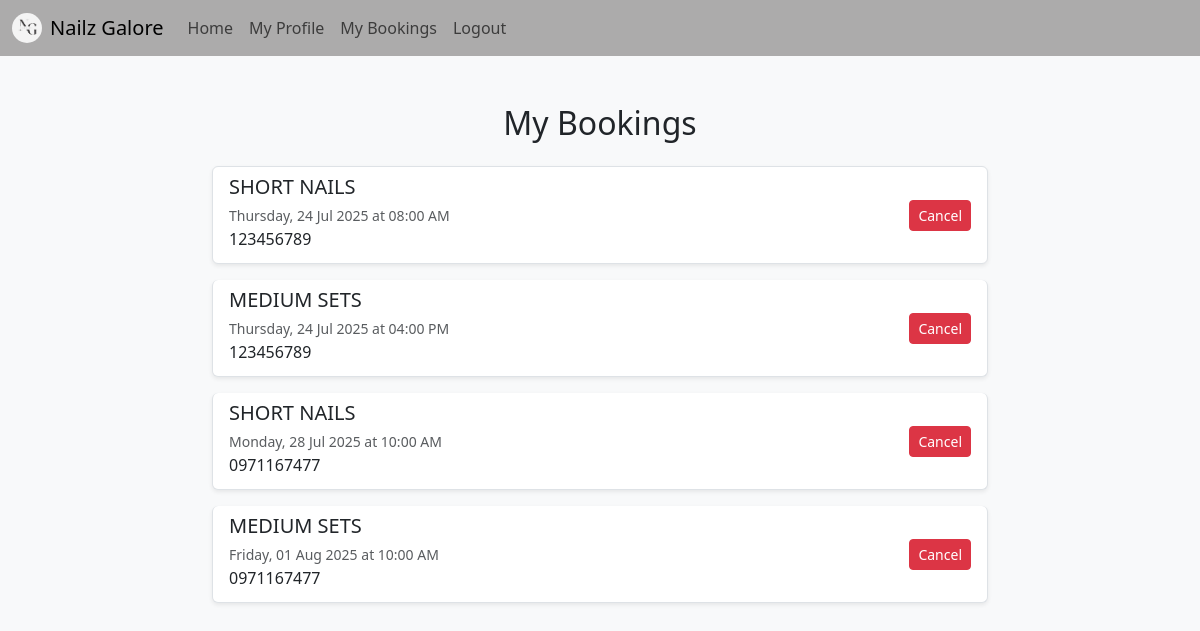
The app's page /my-bookings (signed in) with its own data.
### Nailtech_website/models.py (models this page shows)
class Booking(db.Model):
    id = db.Column(db.Integer, primary_key=True)
    user_id = db.Column(db.Integer, db.ForeignKey('user.id'))
    service_id = db.Column(db.Integer, db.ForeignKey('service.id'))
    date_time = db.Column(db.DateTime, nullable=False)
    contact_info = db.Column(db.String(150))

class Service(db.Model):
    id = db.Column(db.Integer, primary_key=True)
    name = db.Column(db.String(150), nullable=False)
    description = db.Column(db.String(1000))
    price = db.Column(db.Float, nullable=False)
    image_url = db.Column(db.String(300))  # Store image path or URL
    bookings = db.relationship('Booking', backref='service', cascade="all, delete-orphan")
    working_hours = db.relationship('WorkingHours', backref='service', cascade="all, delete-orphan")

### Nailtech_website/views.py (the view)
@views.route('/my-bookings')
@login_required
def my_bookings():
    bookings = Booking.query.filter_by(user_id=current_user.id).order_by(Booking.date_time.asc()).all()
    return render_template('my_bookings.html', bookings=bookings, user=current_user)

### Nailtech_website/__init__.py (called while the page is built)
def create_app():
    app = Flask(__name__)
    app.config['SECRET_KEY'] = 'snjgndfigninfjigisg'
    app.config['SQLALCHEMY_DATABASE_URI'] = f'sqlite:///{DB_NAME}'
    db.init_app(app)
    @app.context_processor
    def inject_user():
        return dict(user=current_user)
    from .views import views
    app.register_blueprint(views, url_prefix='/')
    from .auth import auth
    app.register_blueprint(auth, url_prefix='/')
    from .models import User, Service, Booking
    create_database(app)
    login_manager = LoginManager()
    login_manager.login_view = 'auth.login'
    login_manager.init_app(app)
    @login_manager.user_loader
    def load_user(id):
        return User.query.get(int(id))
    return app

### Nailtech_website/templates/my_bookings.html (shortened to what this page needs)
{% extends "base.html" %}
{% block content %}
<div class="container my-5" style="max-width: 800px;">
    <h2 class="mb-4 text-center">My Bookings</h2>
    {% if bookings %}
        <div class="list-group">
            {% for booking in bookings %}
            <div class="list-group-item list-group-item-action mb-3 shadow-sm rounded">
                <div class="d-flex justify-content-between align-items-center">
                    <div>
                        <h5 class="mb-1">{{ booking.service.name }}</h5>
                        <small class="text-muted">{{ booking.date_time.strftime('%A, %d %b %Y at %I:%M %p') }}</small>
                        <p class="mb-1">{{ booking.contact_info }}</p>
                    </div>
                    <form action="{{ url_for('views.cancel_booking', booking_id=booking.id) }}" method="POST" onsubmit="return confirm('Are you sure you want to cancel this booking?');">
                        <button type="submit" class="btn btn-danger btn-sm">Cancel</button>
                    </form>
                </div>
            </div>
            {% endfor %}
        </div>
    {% else %}
        <p class="text-center text-muted">You have no bookings yet.</p>
    {% endif %}
</div>
{% endblock %}

### records on screen
Booking: service.name "SHORT NAILS", date_time "Thursday, 24 Jul 2025 at 08:00 AM", contact_info "123456789"
Booking: service.name "MEDIUM SETS", date_time "Thursday, 24 Jul 2025 at 04:00 PM", contact_info "123456789"
Booking: service.name "SHORT NAILS", date_time "Monday, 28 Jul 2025 at 10:00 AM", contact_info "0971167477"
Booking: service.name "MEDIUM SETS", date_time "Friday, 01 Aug 2025 at 10:00 AM", contact_info "0971167477"
